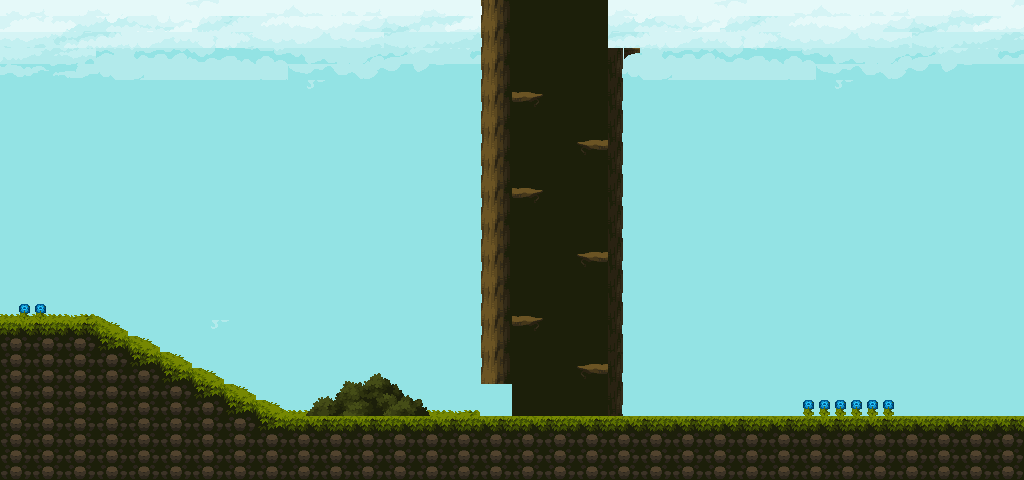

A level layout from a 2D game, rendered from its tile map. Below: a short description, then the map file with tile-grid data replaced by summaries:
An orthogonal 64x30 tile map with 16x16 px tiles, 5 tile layers (Cielo, Fondo, Terreno, Suelo, ...), 3 tilesets and 19 objects.

<map version="1.9" tiledversion="1.9.2" orientation="orthogonal" renderorder="right-down" width="64" height="30" tilewidth="16" tileheight="16" infinite="0" nextlayerid="7" nextobjectid="20">
 <properties>
  <property name="limiteDerecho" type="float" value="800" />
  <property name="limiteInferior" type="float" value="160" />
  <property name="limiteIzquierdo" type="float" value="210" />
  <property name="limiteSuperior" type="float" value="300" />
  <property name="xJugador" type="float" value="150" />
  <property name="yJugador" type="float" value="150" />
 </properties>
 <tileset firstgid="1" source="Terrain_Tiles.tsx" />
 <tileset firstgid="626" source="Boar.tsx" />
 <tileset firstgid="650" source="Background.tsx" />
 <layer id="6" name="Cielo" width="64" height="30">
  <data>[1920 cells, 1648 non-empty, 405 distinct tile ids]</data>
 </layer>
 <layer id="4" name="Fondo" width="64" height="30">
  <data>[1920 cells, 156 non-empty, 4 distinct tile ids]</data>
 </layer>
 <layer id="1" name="Terreno" width="64" height="30">
  <data>[1920 cells, 418 non-empty, 18 distinct tile ids]</data>
 </layer>
 <layer id="2" name="Suelo" width="64" height="30">
  <data>[1920 cells, 19 non-empty, 4 distinct tile ids]</data>
 </layer>
 <layer id="3" name="Arbustos/Flores" width="64" height="30">
  <data>[1920 cells, 44 non-empty, 27 distinct tile ids]</data>
 </layer>
 <objectgroup id="5" name="Objetos">
  <object id="1" gid="541" x="520" y="308.667" width="16" height="16">
   <properties>
    <property name="item" value="Moneda" />
   </properties>
  </object>
  <object id="2" gid="541" x="586.667" y="355.333" width="16" height="16">
   <properties>
    <property name="item" value="Moneda" />
   </properties>
  </object>
  <object id="3" gid="541" x="584.667" y="239.333" width="16" height="16">
   <properties>
    <property name="item" value="Moneda" />
   </properties>
  </object>
  <object id="4" gid="541" x="518.667" y="178" width="16" height="16">
   <properties>
    <property name="item" value="Moneda" />
   </properties>
  </object>
  <object id="5" gid="541" x="583.333" y="130.667" width="16" height="16">
   <properties>
    <property name="item" value="Moneda" />
   </properties>
  </object>
  <object id="6" gid="541" x="520" y="84.6667" width="16" height="16">
   <properties>
    <property name="item" value="Moneda" />
   </properties>
  </object>
  <object id="7" gid="541" x="615.333" y="44.6667" width="16" height="16">
   <properties>
    <property name="item" value="Moneda" />
   </properties>
  </object>
  <object id="8" gid="541" x="666.667" y="49.3333" width="16" height="16">
   <properties>
    <property name="item" value="Moneda" />
   </properties>
  </object>
  <object id="9" gid="541" x="666.667" y="69" width="16" height="16">
   <properties>
    <property name="item" value="Moneda" />
   </properties>
  </object>
  <object id="10" gid="541" x="666.667" y="89.6667" width="16" height="16">
   <properties>
    <property name="item" value="Moneda" />
   </properties>
  </object>
  <object id="11" gid="541" x="667.333" y="110.667" width="16" height="16">
   <properties>
    <property name="item" value="Moneda" />
   </properties>
  </object>
  <object id="12" gid="541" x="667.333" y="131.333" width="16" height="16">
   <properties>
    <property name="item" value="Moneda" />
   </properties>
  </object>
  <object id="13" gid="516" x="840" y="398" width="16" height="16">
   <properties>
    <property name="item" value="Key" />
   </properties>
  </object>
  <object id="14" gid="469" x="976" y="416" width="16" height="16">
   <properties>
    <property name="chest" type="bool" value="true" />
   </properties>
  </object>
  <object id="15" gid="566" x="25.3333" y="287" width="16" height="16">
   <properties>
    <property name="item" value="Pocion" />
   </properties>
  </object>
  <object id="16" gid="638" x="623.667" y="402.667" width="16" height="16">
   <properties>
    <property name="enemigo" value="Jabali" />
   </properties>
  </object>
  <object id="17" gid="638" x="661.333" y="401.333" width="16" height="16">
   <properties>
    <property name="enemigo" value="Jabali" />
   </properties>
  </object>
  <object id="18" gid="638" x="691.333" y="402.333" width="16" height="16">
   <properties>
    <property name="enemigo" value="Jabali" />
   </properties>
  </object>
  <object id="19" gid="638" x="13.3333" y="305.333" width="16" height="16">
   <properties>
    <property name="enemigo" value="Jabali" />
   </properties>
  </object>
 </objectgroup>
</map>
